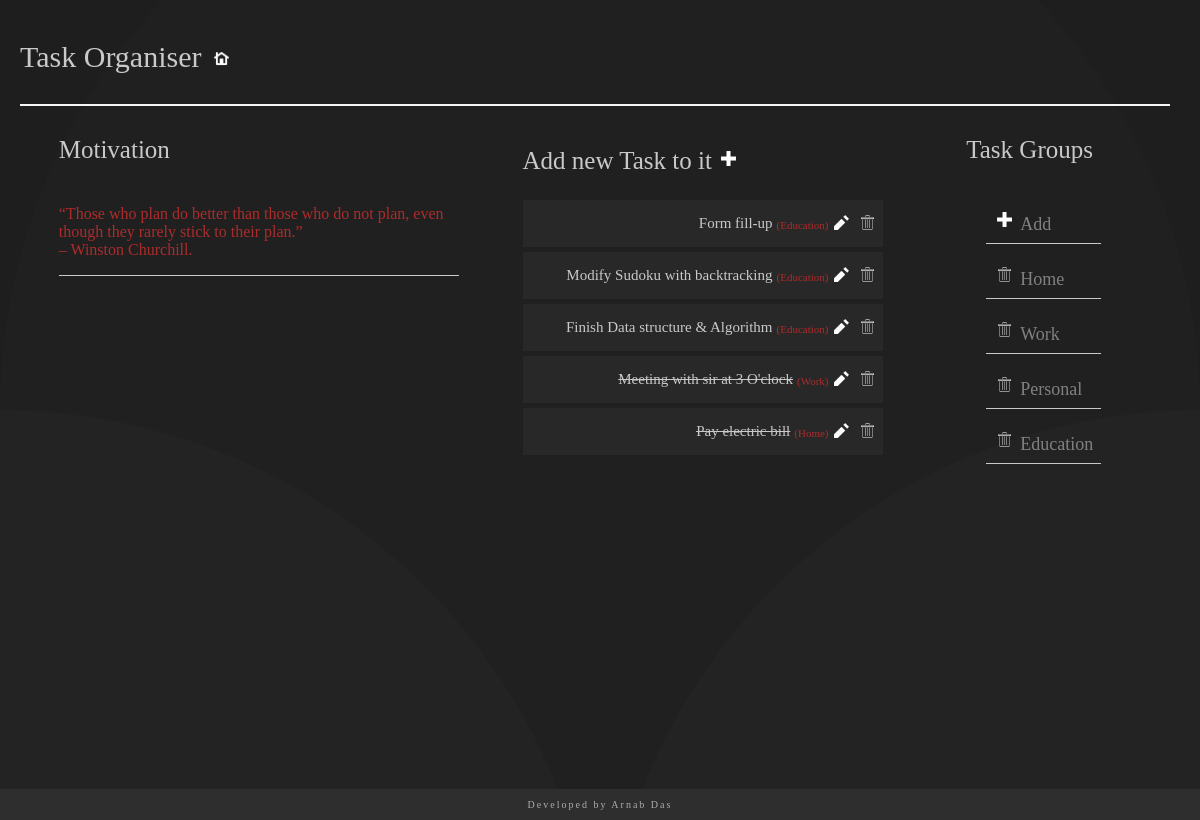
The page / on the database its author committed.
### task_group/models.py (models this page shows, shortened)
class Task(models.Model):
    Catagories = models.ForeignKey(Catagories,related_name='Task',on_delete=models.CASCADE )
    title = models.CharField(max_length=256)
    created_date = models.DateTimeField(auto_now_add=True)
    done = models.BooleanField(default=False)
    class Meta:
        ordering = ["-created_date"]
    def __str__(self):
        return self.title

class Catagories (models.Model):
    catagories_name = models.CharField(max_length=20,primary_key=True)
    def __str__(self):
        return self.catagories_name

### task_group/views.py (the view)
# urls.py: path('',TaskListView.as_view(),name='tlist'),
class TaskListView(ListView):
    context_object_name = 'tasks'
    model = models.Task
    def get_context_data(self, **kwargs):
        context = super(TaskListView, self).get_context_data(**kwargs)
        context['cat_list'] = Catagories.objects.all()
        print(context)
        return context

### task_group/templates/task_group/task_list.html
{% extends 'task_group/base.html' %}
{% load static %}
{% block heading %}
Add new Task to it <a href="/task_create/" ><img src="{% static 'task_group/img/plus.png' %}"></a>
{% endblock %}
{% block content %}
{%for t in tasks %}
                <div class="items">
                    <div class="subitem">
                        {% if t.done %}
                       <p class="listitem"><strike  >{{t.title}}</strike></p>
                        {% else %}
                        <p class="listitem">{{t.title}} </p>
                        {% endif %}
                        <p class="extra" > ({{t.Catagories}})</p>
                        <a href="/task_update/{{t.pk}}"  class="update"><img src="{% static 'task_group/img/pencil.png' %}" ></a>
                        <a href="/task_delete/{{t.pk}}" ><img src="{% static 'task_group/img/trash.png' %}"></a>
                    </div>
                </div>
{% endfor %}
{% endblock %}

### task_group/templates/task_group/base.html (shortened to what this page needs)
{% load static %}
<!DOCTYPE html>
<html lang="en">
<head>
    <link rel="stylesheet" href="{% static 'task_group/css/new.css' %}" type="text/css">
</head>
<body>
    <div class="base">
        <div class="title">
            <p class="title-text">Task Organiser</p>
            <div class="home">
                <a href="{% url 'task_group:tlist' %}" class="icon"><img src="{% static 'task_group/img/home.png' %}"></a>
            </div>
        </div>
        <div class="context">
            <div class="left">
                <p class="left-heading">Motivation</p>
                <div class="motivation">
                    <p>“Those who plan do better than those who do not plan, even though they rarely stick to their plan.”<br> – Winston Churchill. </p>
                </div>
            </div>
            <div class="tasklist">
                <div class="left-heading">
                    <p class="headingtext">{% block heading %} {% endblock%}</p>
                </div>
   {% block content %}
            {% endblock %}
            </div>
            <div class="groups">
                <p class="groups-heading">Task Groups</p>
                <ul>
                    <li><a href="/catagories_create/" ><img src="{% static 'task_group/img/plus.png' %}"></a>Add</li>
                    {% for c in cat_list %}
                    <li>
                        <a href="/catagories_delete/{{c.pk}}" ><img src="{% static 'task_group/img/trash.png' %}"></a><a href="/details/{{c.pk}}" >{{c.catagories_name}}</a>
                    </li>
                  {% endfor %}
                </ul>
            </div>
        </div>
        <div class="footer">
            <p>Developed by Arnab Das </p>
        </div>
    </div>
</body>
</html>

### task_group/static/task_group/css/new.css (style rules this page uses)
body { height: 100vh; margin: 10px; backhhground-image: url(https://images.pexels.com/photos/1291515/pexels-photo-1291515.jpeg?auto=compress&cs=tinysrgb&dpr=2&h=650&w=940); background-color: #000000; background-attachment: fixed; position: relative; background-size: cover; background-repeat: no-repeat; background-position: center; font-family: Bahnschrift Light; }
img { margin: 3px; height: 15px; padding-top: 12px; padding-right:5px; }
.title { float: left; position: static; border-bottom: 2px double whitesmoke; margin-right: 20px; margin-left:10px; display: flex; align-items: center; }
.title-text { color: rgb(201, 201, 201); font-size: 30px; font-family: Bahnschrift; }
.home { padding-left: 10px; padding-bottom: 5px; }
.base { display: flex; flex-direction: column; margin-bottom: 40px; }
.context { display: flex; flex-direction: row; justify-content: space-evenly; margin: 5px; justify-items: center; flex-wrap: wrap; align-items: flex-start; }
.left { color: rgb(172, 44, 44); display: flex; flex-direction: column; margin-right: 20px; display: flex; flex-direction: column; }
.left-heading { font-size: 25px; color: rgb(201, 201, 201); }
.motivation { max-width: 400px; font-size: 16px; border-bottom: 1px solid rgb(201, 201, 201); }
.tasklist { min-width: 30vw; display: flex; flex-direction: column; justify-content: center; max-width: 600px; }
.groups { color: gray; padding-left:20px; padding-right:20px; }
a { text-decoration:none; color: gray; }
.groups-heading { font-size: 25px; color: rgb(201, 201, 201); padding-left: 20px; }
li { list-style: none; padding: 8px; margin-right: 20px; font-size: 18px; border-bottom: 1px solid rgb(201, 201, 201); }
.footer { position: fixed; left: 0; bottom: 0; width: 100%; font-size: 10px; letter-spacing: 2px; font-weight: lighter; background-color: rgb(46, 46, 46); color: rgb(172, 172, 172); text-align: center; }
.items { display: flex; flex-direction: column; }
.subitem { display: flex; flex-decoration:row; flex-wrap:wrap; background-color: rgba(61, 61, 61, 0.301); margin-bottom: 5px; color: rgb(201, 201, 201); font-size: 15px; justify-content:flex-end; width:100%; }
.listitem { margin-right:2px; margin-left:5px; }
.extra { color: rgb(172, 44, 44); font-size:11px; padding-top:8px; padding-left:2px; padding-right:2px; }

### rows shown on the page
Task: title "Form fill-up", Catagories "Education"
Task: title "Modify Sudoku with backtracking", Catagories "Education"
Task: title "Finish Data structure & Algorithm", Catagories "Education"
Task: title "Meeting with sir at 3 O'clock", Catagories "Work"
Task: title "Pay electric bill", Catagories "Home"
Catagories: catagories_name "Home"
Catagories: catagories_name "Work"
Catagories: catagories_name "Personal"
Catagories: catagories_name "Education"
